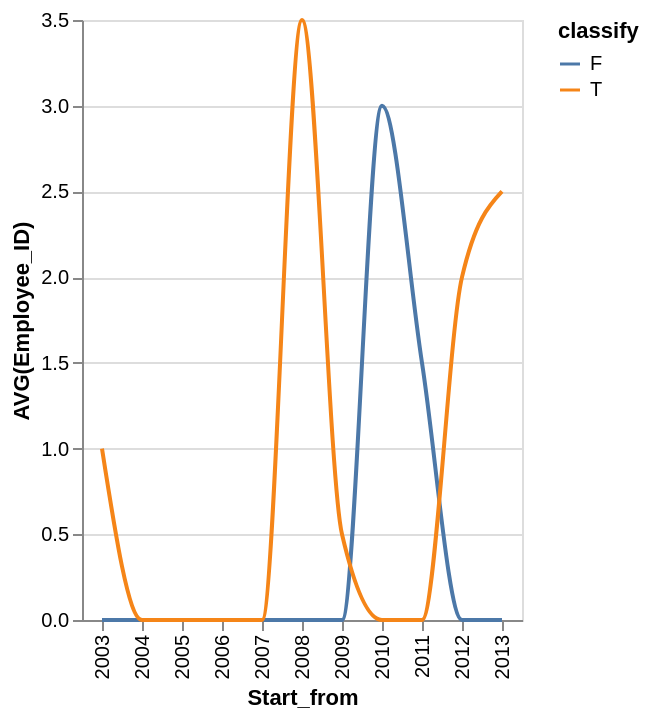

Here is the Vega-Lite specification saved for this chart:
### Vega-Lite specification from a JSON file in a GitHub repository (floating-point values rounded to 4 significant figures)
{"data": {"values": [{"x_data": "2003", "y_data": 0, "classify": "F"}, {"x_data": "2004", "y_data": 0, "classify": "F"}, {"x_data": "2005", "y_data": 0, "classify": "F"}, {"x_data": "2006", "y_data": 0, "classify": "F"}, {"x_data": "2007", "y_data": 0, "classify": "F"}, {"x_data": "2008", "y_data": 0, "classify": "F"}, {"x_data": "2009", "y_data": 0, "classify": "F"}, {"x_data": "2010", "y_data": 3, "classify": "F"}, {"x_data": "2011", "y_data": 1.5, "classify": "F"}, {"x_data": "2012", "y_data": 0, "classify": "F"}, {"x_data": "2013", "y_data": 0, "classify": "F"}, {"x_data": "2003", "y_data": 1, "classify": "T"}, {"x_data": "2004", "y_data": 0, "classify": "T"}, {"x_data": "2005", "y_data": 0, "classify": "T"}, {"x_data": "2006", "y_data": 0, "classify": "T"}, {"x_data": "2007", "y_data": 0, "classify": "T"}, {"x_data": "2008", "y_data": 3.5, "classify": "T"}, {"x_data": "2009", "y_data": 0.5, "classify": "T"}, {"x_data": "2010", "y_data": 0, "classify": "T"}, {"x_data": "2011", "y_data": 0, "classify": "T"}, {"x_data": "2012", "y_data": 2, "classify": "T"}, {"x_data": "2013", "y_data": 2.5, "classify": "T"}]}, "mark": {"type": "line", "interpolate": "monotone"}, "encoding": {"x": {"field": "x_data", "type": "nominal", "title": "Start_from", "sort": "ascending"}, "y": {"field": "y_data", "type": "quantitative", "title": "AVG(Employee_ID)"}, "color": {"field": "classify"}}}
